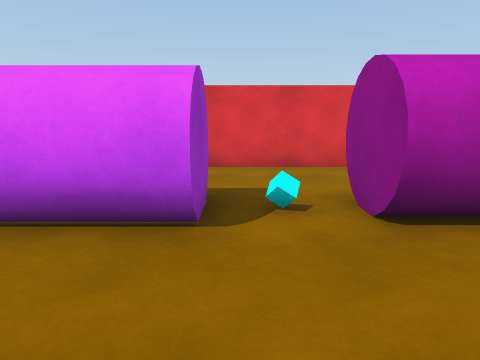
[1] (above)

17 first-person views from a walk through a scene from a Unity 3-D project. The camera is 1.2 m above the floor, tilts 10° down and sees 70° across. The floor is counted in squares, 1 m on a side. Each view is taken from the middle of a square. On the plan, view 1 faces up. The plan holds only what a view shows up to about 14 squares ahead; the rest is blank. The place goes on beyond the plan. The player character is not drawn.

[2]
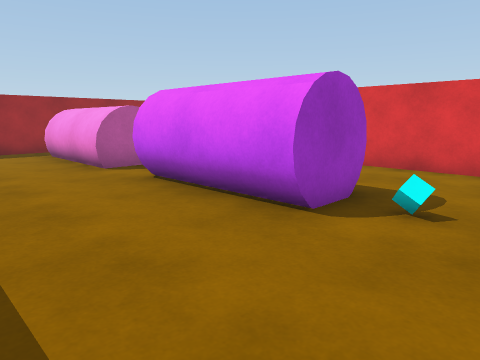

[3]
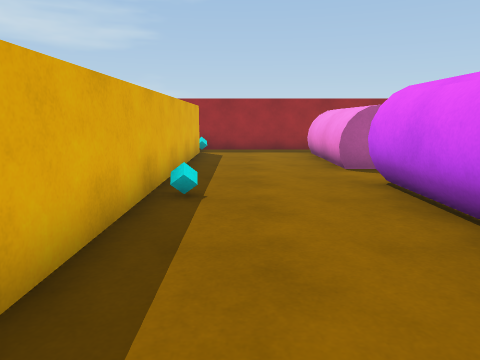

[4]
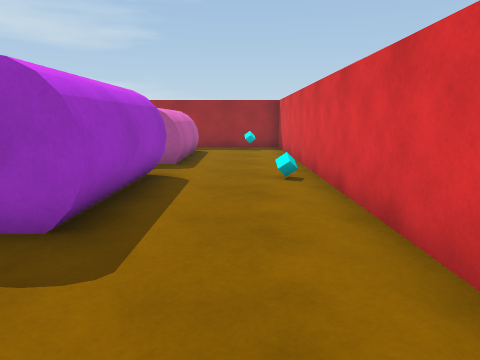

[5]
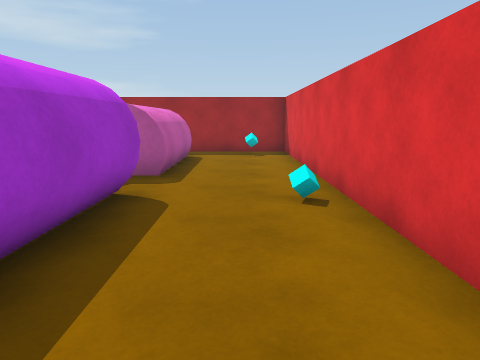

[6]
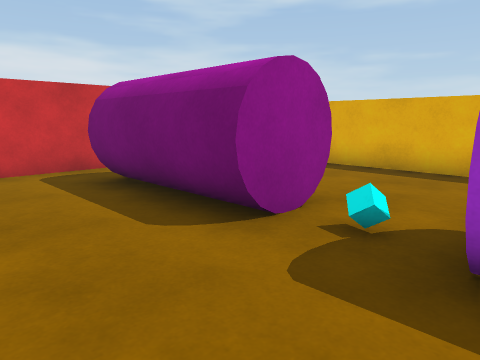

[7]
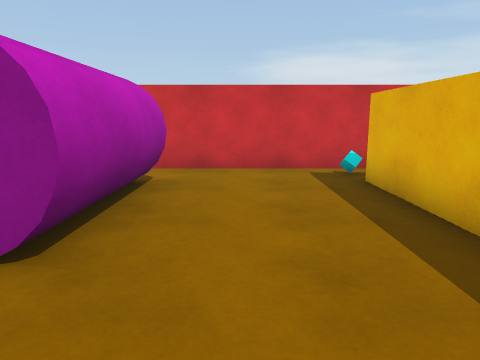

[8]
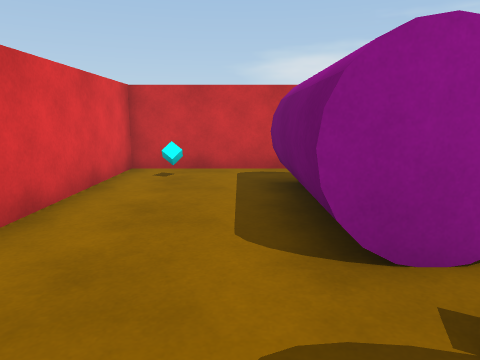

[9]
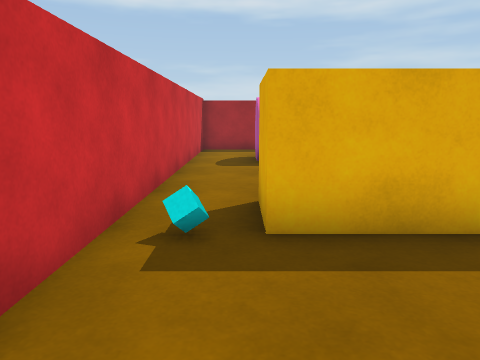

[10]
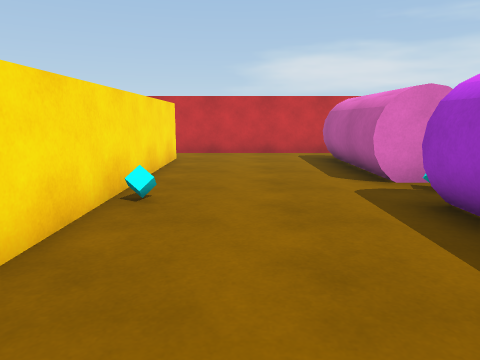

[11]
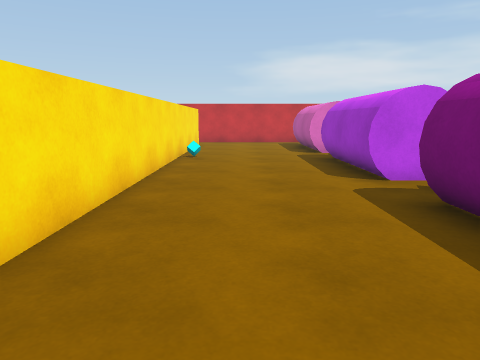

[12]
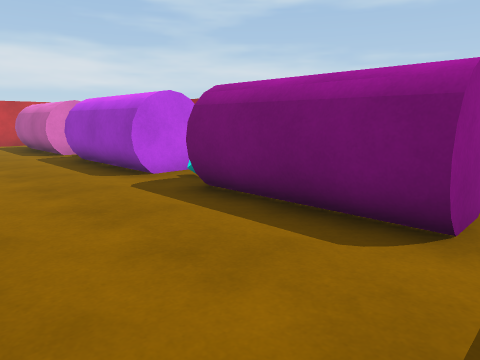

[13]
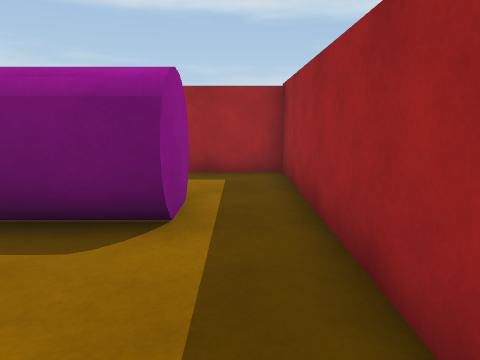

[14]
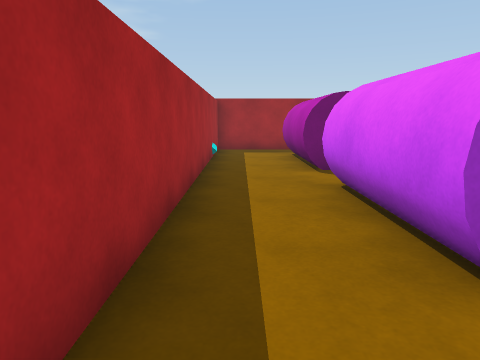

[15]
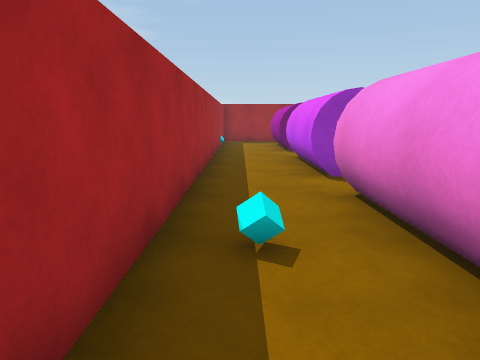

[16]
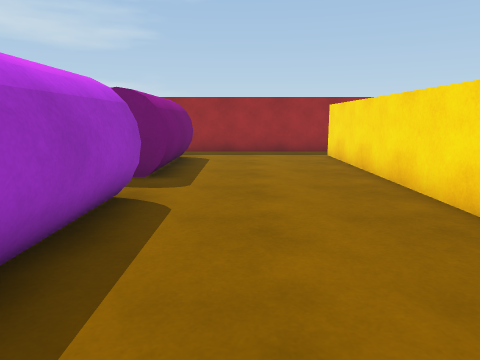

[17]
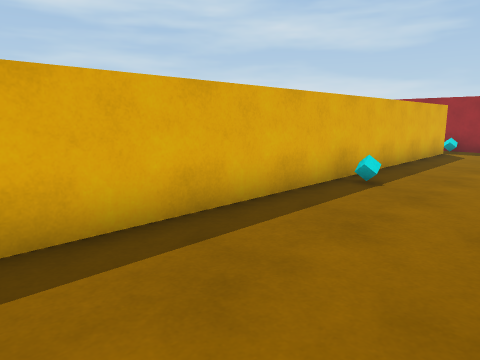

### Floor plan
Points are (right, up) in squares from view 1. A wall is a line through its corners. A room is listed if a view was taken in it or the views show most of it. See-through windows are left out.
Room 1 (views 1, 2, 3, 4, 5, 6, 7, 8, 9, 17)
walls: (-10.8, -0.5) (5.7, -0.5) (5.7, -2); (7.5, -2.5) (7.5, 8.7) (-12, 8.7) (-12, -1.5)
ways out: opening at (7, -1.5) to room 2
objects: other object (-11, 7); pink cylinder (-10, 4) to (-6, 5); purple cylinder (-4, 4) to (-1, 5); cyan cube (-4, 8); cyan cube (-3, 0); cyan cube (1, 4); cylinder (2, 4) to (6, 5); cyan cube (6, 7); cyan cube (7, 0)
Room 2 (views 10, 11, 12, 13, 14, 15, 16)
walls: (5.7, -2) (-10.8, -2); (-12, -1.5) (-12, -10.9) (7.5, -10.9) (7.5, -2.5)
ways out: opening at (7, -1.5) to room 1
objects: cylinder (-10, -8) to (-6, -7); other object (-5, -8); purple cylinder (-4, -8) to (0, -7); cyan cube (0, -3); other object (1, -7); pink cylinder (2, -8) to (5, -7); cyan cube (4, -10)

Where each view was taken, in squares from view 1:
view 1: 0 up, 0 right, facing up
view 2: 0 up, 2 right, facing up-left
view 3: 1 up, 2 right, facing left
view 4: 7 up, 3 right, facing left
view 5: 7 up, 1 right, facing left
view 6: 8 up, 1 left, facing down-right
view 7: 2 up, 1 left, facing right
view 8: 6 up, 1 left, facing right
view 9: 3 up, 6 right, facing down
view 10: 4 down, 5 left, facing right
view 11: 4 down, 11 left, facing right
view 12: 3 down, 11 left, facing down-right
view 13: 3 down, 11 left, facing down
view 14: 10 down, 2 right, facing left
view 15: 10 down, 7 right, facing left
view 16: 5 down, 1 right, facing left
view 17: 3 up, 3 right, facing down-left
